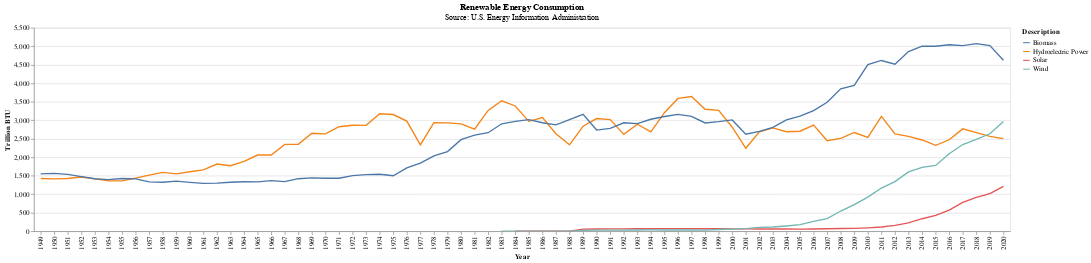

Write notebook code for a chart like this one.
### Markdown cell above
Con la base de datos limpia, se puede realizar el gráfico del consumo de energías renovables en los Estados Unidos desde 1949 hasta el año 2020.

### Code cell
alt.Chart(data).mark_line().encode(
    x=alt.X('YEAR:N', title="Year"),
    y=alt.Y('value:Q', title="Trillion BTU"),
    color=alt.Color('Description')
    ).interactive().properties(
    title={
      "text": ["Renewable Energy Consumption"], 
      "subtitle": ["Source: U.S. Energy Information Administration"],
      "color": "Black",
      "subtitleColor": "Black"
    })

### Figure 1 — Vega-Lite specification as saved in the notebook (floating-point values rounded to 4 significant figures; data arrays with more than 128 entries replaced by an {"elided": "..."} marker saying what was removed)
{"config": {"view": {"continuousWidth": 400, "continuousHeight": 300}}, "data": {"name": "data-3122d89016444336fd9870248c4d1114"}, "mark": "line", "encoding": {"color": {"field": "Description", "type": "nominal"}, "x": {"field": "YEAR", "title": "Year", "type": "nominal"}, "y": {"field": "value", "title": "Trillion BTU", "type": "quantitative"}}, "selection": {"selector001": {"type": "interval", "bind": "scales", "encodings": ["x", "y"]}}, "title": {"text": ["Renewable Energy Consumption"], "subtitle": ["Source: U.S. Energy Information Administration"], "color": "Black", "subtitleColor": "Black"}, "$schema": "https://vega.github.io/schema/vega-lite/v4.17.0.json", "datasets": {"data-3122d89016444336fd9870248c4d1114": {"elided": "219 records"}}}
